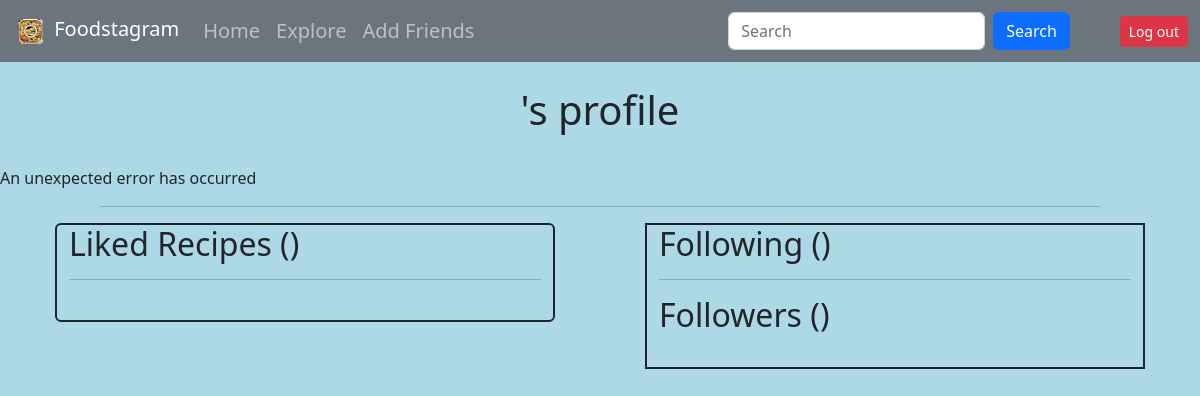
Page /otherprofile/dontbreakpls on the earlier database version.
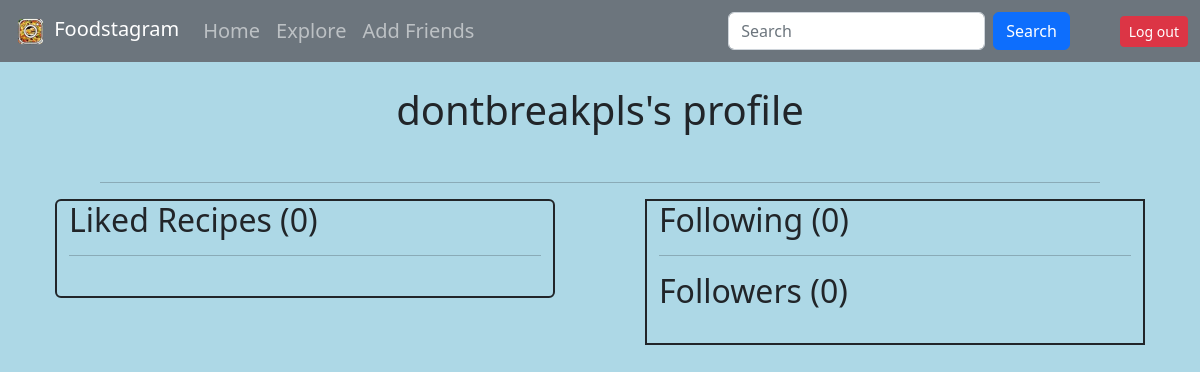
Same page on the later database version.
### tables this page shows
CREATE TABLE user_info (username TEXT, password TEXT, followers TEXT, following TEXT, liked_recipes TEXT);

### __init__.py (the view)
@app.route("/otherprofile/<user>", methods=["GET", "POST"])
def profile(user):
	try:
		c.execute("SELECT * from user_info")
		c.execute("SELECT liked_recipes from user_info WHERE username = ?", [user])
		recipes = "".join(c.fetchall()[0]) #string of recipes
		spacedlist = []
		urllist = []
		if (" " in recipes):
			likedlist = recipes.split() #list of all liked recipes
			for i in likedlist: #removes placeholder none and replaces _ with spaces
				urllist.append(get_url(i.replace("_", " "))) #url of liked recipes
				spacedlist.append(i.replace("_", " "))
		c.execute("SELECT following from user_info where username = ?", [user])
		following = []
		try:
			following = "".join(c.fetchall()[0]).split()
		except:
			print("Let MAy win the lottery")
		c.execute("SELECT followers from user_info where username = ?", [user])
		followers = []
		try:
			followers = "".join(c.fetchall()[0]).split()
		except:
			print("Winning lottery is hard tho")
	except:
		return render_template("profile.html", error="An unexpected error has occurred")
	return render_template("profile.html", user=user, liked=zip(spacedlist, urllist), following=following, followingcount=len(following), followers=followers, followercount=len(followers), likecount=len(spacedlist))

### templates/profile.html (shortened to what this page needs)
<!DOCTYPE html>
<link href="https://cdn.jsdelivr.net/npm/bootstrap@5.2.3/dist/css/bootstrap.min.css" rel="stylesheet">
<body style="background-color: lightblue;">
    <nav class="navbar navbar-expand-lg navbar-dark bg-secondary">
        <div class="container-fluid">
            <div class="navbar-header">
              <a class="navbar-brand" href="/home"><img src="/static/logo.png" width="37" height="37"  alt="">
                Foodstagram</a>
            </div>
            <div class="collapse navbar-collapse" id="navbarSupportedContent">
            <ul class="navbar-nav mr-auto">
              <li class="nav-item">
                <a class="nav-link" style="font-size: 20px;" href="/home">Home</a>
              </li>
            <li class="nav-item">
                <a class="nav-link" style="font-size: 20px;" href="/explore">Explore</a>
              </li>
              <li class="nav-item">
                <a class="nav-link" style="font-size: 20px;" href="/friends">Add Friends</a>
              </li>
            </ul>
        </div>
        <form action="/search" method="POST" class="d-flex">
            <input class="form-control me-2" type="text" name="search" placeholder="Search" aria-label="Search">
            <button class="btn btn-primary" type="submit" name="search">Search</button>
          </form>
          <form action="/logout">
            <button class="btn btn-danger btn-sm" style="margin-left: 50px;" type="submit">Log out</button>
          </form>
        </div>
      </nav>
      <br>
      <h1 style="text-align: center;">{{user}}'s profile</h1>
      <br>
      {{error}}
      <hr style="margin-left: 100px; margin-right: 100px;">
      <div class="container-fluid">
        <div class="row justify-content-md-center">
          <div class="col col-5 border border-2 rounded border-dark" style="height: fit-content ;">
          <h2>Liked Recipes ({{likecount}})</h2>
          <hr>
            <br>
            </div>
            <div class="col col-5 border border-2 border-dark" style="margin-left: 90px; height: fit-content;">
              <h2>Following ({{followingcount}})</h2>
            <hr>
              <h2>Followers ({{followercount}})</h2>
            <br>
            </div>
        </div>
      </div>
</body>
</html>

Differences in the rows shown:
added user_info: username "dontbreakpls"
Other differences:
{{ likecount }}: (not shown) → "0"
{{ followingcount }}: (not shown) → "0"
{{ followercount }}: (not shown) → "0"
{{ error }}: "An unexpected error has occurred" → (not shown)
